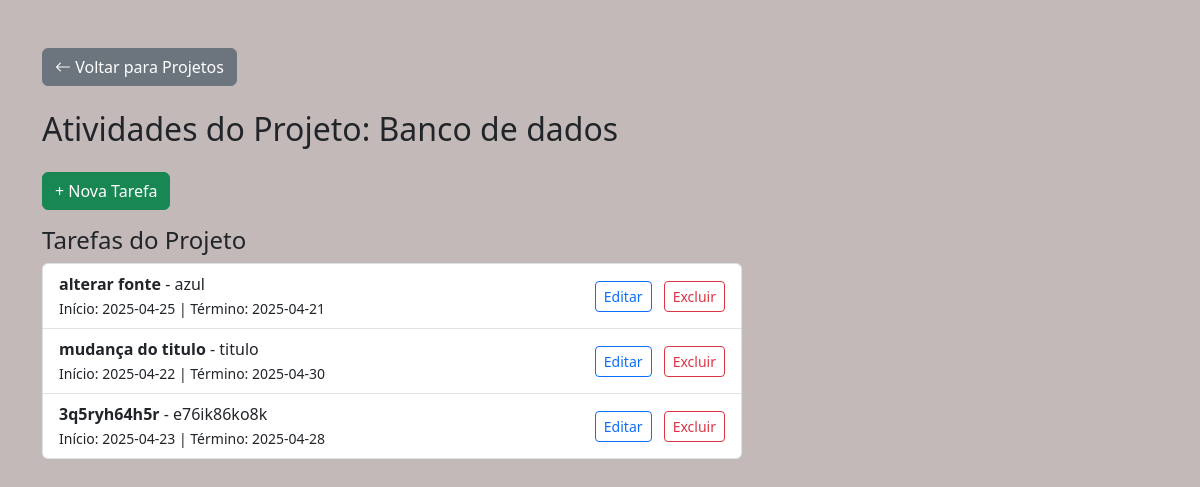
/projeto/16/tarefas, run on the app's committed database.
### tables this page shows
CREATE TABLE projetos (
            id INTEGER PRIMARY KEY AUTOINCREMENT,
            nome TEXT NOT NULL,
            descricao TEXT
        , data_inicio DATE, data_fim DATE, responsavel TEXT, equipe TEXT);

CREATE TABLE tarefas (
            id INTEGER PRIMARY KEY AUTOINCREMENT,
            projeto_id INTEGER NOT NULL,
            nome TEXT NOT NULL,
            descricao TEXT,
            data_inicio DATE,
            data_fim DATE,
            FOREIGN KEY (projeto_id) REFERENCES projetos(id)
        );

### routes/tarefa_route.py (the view)
@tarefa_route.route('/projeto/<int:projeto_id>/tarefas')
def tarefas_do_projeto(projeto_id):
    projeto = buscar_projeto_por_id(projeto_id)
    tarefas = buscar_tarefas_por_projeto(projeto_id)
    return render_template('tarefas.html', projeto=projeto, tarefas=tarefas)

### db.py (called while the page is built)
def buscar_projeto_por_id(id):
    conn = sqlite3.connect('banco.db')
    conn.row_factory = sqlite3.Row
    cursor = conn.cursor()
    cursor.execute('SELECT id, nome, descricao, data_inicio, data_fim, responsavel, equipe FROM projetos WHERE id = ?', (id,))
    projeto = cursor.fetchone()
    conn.close()
    return projeto

def buscar_tarefas_por_projeto(projeto_id):
    conn = sqlite3.connect('banco.db')
    conn.row_factory = sqlite3.Row
    cursor = conn.cursor()
    cursor.execute('''SELECT id, nome, descricao, data_inicio, data_fim FROM tarefas WHERE projeto_id = ?''', (projeto_id,))
    tarefas = cursor.fetchall()
    conn.close()
    return tarefas

### templates/tarefas.html (shortened to what this page needs)
<!DOCTYPE html>
<html lang="pt-br">
<head>
    <link href="https://cdn.jsdelivr.net/npm/bootstrap@5.3.2/dist/css/bootstrap.min.css" rel="stylesheet">
    <link href="https://cdn.jsdelivr.net/npm/bootstrap-icons@1.10.5/font/bootstrap-icons.css" rel="stylesheet">
</head>
<body style="background-color: rgba(195, 185, 185, 0.991);">
<div class="container mt-5">
    <div>
        <a href="{{ url_for('projeto_route.listar_projetos') }}" class="btn btn-secondary mb-4">
            <i class="bi bi-arrow-left"></i> Voltar para Projetos
        </a>
        <h2 class="mb-4">Atividades do Projeto: {{ projeto['nome'] }}</h2>
        {% if not tarefa %}
            <button class="btn btn-success mb-3" onclick="toggleCardForm()">+ Nova Tarefa</button>
        {% endif %}
        <div style="max-width: 700px;">
            <h4>Tarefas do Projeto</h4>
            <ul class="list-group">
                {% for tarefa in tarefas %}
                    <li class="list-group-item d-flex justify-content-between align-items-center">
                        <div>
                            <strong>{{ tarefa['nome'] }}</strong> - {{ tarefa['descricao'] }} <br>
                            <small>Início: {{ tarefa['data_inicio'] }} | Término: {{ tarefa['data_fim'] }}</small>
                        </div>
                        <div>
                            <a  href="{{ url_for('tarefa_route.editar_tarefa', id=tarefa['id']) }}" class="btn btn-outline-primary btn-sm ms-2">Editar</a>
                            <form  action="{{ url_for('tarefa_route.excluir_tarefa_route', id=tarefa['id']) }}" method="POST" class="d-inline ms-2" onsubmit="return confirm('Tem certeza que deseja excluir esta tarefa?')">
                                <button type="submit" class="btn btn-outline-danger btn-sm">Excluir</button>
                            </form>
                        </div>
                    </li>
                {% endfor %}
            </ul>
        </div>
    </div>
</div>
</body>
</html>

### data on the page
projetos: nome "Banco de dados"
tarefas: nome "alterar fonte", descricao "azul", data_inicio "2025-04-25", data_fim "2025-04-21"
tarefas: nome "mudança do titulo", descricao "titulo", data_inicio "2025-04-22", data_fim "2025-04-30"
tarefas: nome "3q5ryh64h5r", descricao "e76ik86ko8k", data_inicio "2025-04-23", data_fim "2025-04-28"
